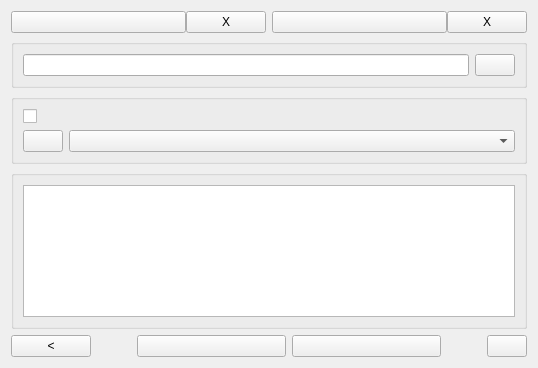
<?xml version="1.0" encoding="UTF-8"?>
<ui version="4.0">
 <class>ArrayList</class>
 <widget class="QWidget" name="ArrayList">
  <property name="geometry">
   <rect>
    <x>0</x>
    <y>0</y>
    <width>538</width>
    <height>368</height>
   </rect>
  </property>
  <property name="minimumSize">
   <size>
    <width>0</width>
    <height>0</height>
   </size>
  </property>
  <property name="windowTitle">
   <string>Form</string>
  </property>
  <layout class="QVBoxLayout" name="verticalLayout_2" stretch="0,0,0,1,0">
   <item>
    <layout class="QHBoxLayout" name="horizontalLayout_4">
     <item>
      <layout class="QHBoxLayout" name="horizontalLayout_3" stretch="1,0">
       <property name="spacing">
        <number>0</number>
       </property>
       <item>
        <widget class="QPushButton" name="filterButton">
         <property name="text">
          <string/>
         </property>
         <property name="checkable">
          <bool>true</bool>
         </property>
         <property name="checked">
          <bool>false</bool>
         </property>
        </widget>
       </item>
       <item>
        <widget class="QPushButton" name="disableFilter">
         <property name="text">
          <string>X</string>
         </property>
        </widget>
       </item>
      </layout>
     </item>
     <item>
      <layout class="QHBoxLayout" name="horizontalLayout_6" stretch="1,0">
       <property name="spacing">
        <number>0</number>
       </property>
       <item>
        <widget class="QPushButton" name="sortButton">
         <property name="text">
          <string/>
         </property>
         <property name="checkable">
          <bool>true</bool>
         </property>
        </widget>
       </item>
       <item>
        <widget class="QPushButton" name="disableSort">
         <property name="text">
          <string>X</string>
         </property>
        </widget>
       </item>
      </layout>
     </item>
    </layout>
   </item>
   <item>
    <widget class="QGroupBox" name="filterBox">
     <property name="title">
      <string/>
     </property>
     <layout class="QHBoxLayout" name="horizontalLayout_2">
      <item>
       <widget class="QLineEdit" name="filterEdit"/>
      </item>
      <item>
       <widget class="QPushButton" name="filterApplyButton">
        <property name="text">
         <string/>
        </property>
       </widget>
      </item>
     </layout>
    </widget>
   </item>
   <item>
    <widget class="QGroupBox" name="sortBox">
     <property name="title">
      <string/>
     </property>
     <layout class="QVBoxLayout" name="verticalLayout_3" stretch="0,0">
      <item>
       <widget class="QCheckBox" name="sortEnable">
        <property name="text">
         <string/>
        </property>
       </widget>
      </item>
      <item>
       <layout class="QHBoxLayout" name="horizontalLayout_5" stretch="0,1">
        <item>
         <widget class="QPushButton" name="sortOrderButton">
          <property name="text">
           <string/>
          </property>
         </widget>
        </item>
        <item>
         <widget class="QComboBox" name="sortCombo"/>
        </item>
       </layout>
      </item>
     </layout>
    </widget>
   </item>
   <item>
    <widget class="QGroupBox" name="arrayBox">
     <property name="title">
      <string/>
     </property>
     <layout class="QVBoxLayout" name="verticalLayout">
      <item>
       <widget class="QTableWidget" name="arrayTable">
        <property name="horizontalScrollBarPolicy">
         <enum>Qt::ScrollBarAlwaysOff</enum>
        </property>
        <property name="autoScroll">
         <bool>false</bool>
        </property>
        <property name="editTriggers">
         <set>QAbstractItemView::DoubleClicked|QAbstractItemView::EditKeyPressed</set>
        </property>
        <property name="tabKeyNavigation">
         <bool>false</bool>
        </property>
        <property name="showDropIndicator" stdset="0">
         <bool>false</bool>
        </property>
        <property name="alternatingRowColors">
         <bool>true</bool>
        </property>
        <property name="selectionMode">
         <enum>QAbstractItemView::ExtendedSelection</enum>
        </property>
        <property name="selectionBehavior">
         <enum>QAbstractItemView::SelectRows</enum>
        </property>
        <property name="wordWrap">
         <bool>false</bool>
        </property>
        <attribute name="horizontalHeaderVisible">
         <bool>false</bool>
        </attribute>
        <attribute name="horizontalHeaderCascadingSectionResizes">
         <bool>true</bool>
        </attribute>
        <attribute name="horizontalHeaderDefaultSectionSize">
         <number>100</number>
        </attribute>
        <attribute name="horizontalHeaderHighlightSections">
         <bool>false</bool>
        </attribute>
        <attribute name="horizontalHeaderStretchLastSection">
         <bool>true</bool>
        </attribute>
        <attribute name="verticalHeaderVisible">
         <bool>false</bool>
        </attribute>
        <attribute name="verticalHeaderCascadingSectionResizes">
         <bool>false</bool>
        </attribute>
        <attribute name="verticalHeaderHighlightSections">
         <bool>false</bool>
        </attribute>
       </widget>
      </item>
     </layout>
    </widget>
   </item>
   <item>
    <layout class="QHBoxLayout" name="horizontalLayout" stretch="0,0,1,1,0,0">
     <item>
      <widget class="QPushButton" name="backButton">
       <property name="text">
        <string>&lt;</string>
       </property>
      </widget>
     </item>
     <item>
      <spacer name="horizontalSpacer">
       <property name="orientation">
        <enum>Qt::Horizontal</enum>
       </property>
       <property name="sizeHint" stdset="0">
        <size>
         <width>40</width>
         <height>20</height>
        </size>
       </property>
      </spacer>
     </item>
     <item>
      <widget class="QPushButton" name="addButton">
       <property name="text">
        <string/>
       </property>
      </widget>
     </item>
     <item>
      <widget class="QPushButton" name="editButton">
       <property name="text">
        <string/>
       </property>
      </widget>
     </item>
     <item>
      <spacer name="horizontalSpacer_2">
       <property name="orientation">
        <enum>Qt::Horizontal</enum>
       </property>
       <property name="sizeHint" stdset="0">
        <size>
         <width>40</width>
         <height>20</height>
        </size>
       </property>
      </spacer>
     </item>
     <item>
      <widget class="QPushButton" name="removeButton">
       <property name="text">
        <string/>
       </property>
      </widget>
     </item>
    </layout>
   </item>
  </layout>
 </widget>
 <tabstops>
  <tabstop>arrayTable</tabstop>
  <tabstop>addButton</tabstop>
  <tabstop>editButton</tabstop>
  <tabstop>filterEdit</tabstop>
  <tabstop>filterApplyButton</tabstop>
  <tabstop>backButton</tabstop>
  <tabstop>removeButton</tabstop>
 </tabstops>
 <resources/>
 <connections/>
</ui>
